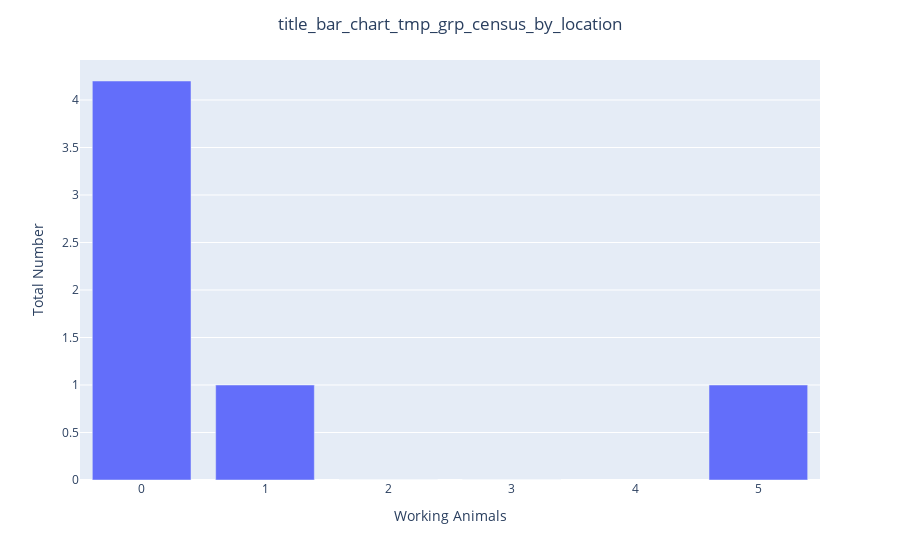

Write notebook code for a chart like this one.
### Code cell
tmp_tmp_df = herd_characteristics_df.copy(deep=True)
tmp_tmp_df = remove_countries_on_condition(df=tmp_tmp_df,
                              columns_condition_list=[
                                  ["Reproduction_rate_of_horses_per_year", "ge(18)"],
                                  # ["Reproduction_rate_of_horses_per_year", "e(0)"],
                              ])
create_bar_chart(df=tmp_tmp_df,
                 target_column="Reproduction_rate_of_horses_per_year",
                 labels=dict(x="Working Animals",
                             y="Total Number"),
                 hover_data=['Country'],
                 hover_name=tmp_tmp_df['Country'],
                 title="title_bar_chart_tmp_grp_census_by_location",
                 title_x=0.5  # center title
                ).show()

### Figure 1 — Plotly figure (JSON) as saved in the notebook; plotly's stock layout.template omitted (floating-point values rounded to 4 significant figures)
{"data": [{"alignmentgroup": "True", "customdata": [["Chad"], ["Cape Verde"], ["Tanzania"], ["Guinea-Bissau"], ["Liberia"]], "hovertemplate": "<b>%{hovertext}</b><br><br>Working Animals=%{x}<br>Total Number=%{y}<br>Country=%{customdata[0]}<extra></extra>", "hovertext": ["Chad", "Cape Verde", "Tanzania", "Guinea-Bissau", "Liberia"], "legendgroup": "", "marker": {"color": "#636efa", "pattern": {"shape": ""}}, "name": "", "offsetgroup": "", "orientation": "v", "showlegend": false, "textposition": "auto", "type": "bar", "x": [0, 1, 2, 3, 5], "xaxis": "x", "y": [4.2, 1, 0, 0, 1], "yaxis": "y"}], "layout": {"autosize": true, "barmode": "relative", "legend": {"tracegroupgap": 0}, "margin": {"t": 60}, "title": {"text": "title_bar_chart_tmp_grp_census_by_location", "x": 0.5}, "xaxis": {"anchor": "y", "autorange": true, "domain": [0, 1], "range": [-0.5, 5.5], "title": {"text": "Working Animals"}, "type": "linear"}, "yaxis": {"anchor": "x", "autorange": true, "domain": [0, 1], "range": [0, 4.421], "title": {"text": "Total Number"}, "type": "linear"}}}
